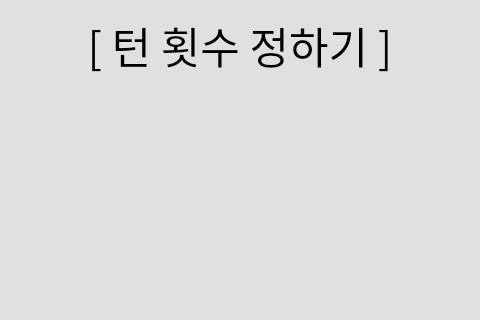
<?xml version="1.0" encoding="UTF-8"?>
<ui version="4.0">
 <class>MainWindow</class>
 <widget class="QMainWindow" name="MainWindow">
  <property name="geometry">
   <rect>
    <x>0</x>
    <y>0</y>
    <width>480</width>
    <height>320</height>
   </rect>
  </property>
  <property name="windowTitle">
   <string>MainWindow</string>
  </property>
  <property name="styleSheet">
   <string notr="true">background-color: rgb(224, 224, 224);</string>
  </property>
  <widget class="QWidget" name="centralwidget">
   <widget class="QPushButton" name="btn_blueturn">
    <property name="geometry">
     <rect>
      <x>165</x>
      <y>110</y>
      <width>150</width>
      <height>150</height>
     </rect>
    </property>
    <property name="font">
     <font>
      <family>NanumSquareRound</family>
      <pointsize>48</pointsize>
      <weight>75</weight>
      <bold>true</bold>
     </font>
    </property>
    <property name="focusPolicy">
     <enum>Qt::NoFocus</enum>
    </property>
    <property name="styleSheet">
     <string notr="true">background-color: rgb(224, 224, 224);

border: none;</string>
    </property>
    <property name="text">
     <string/>
    </property>
   </widget>
   <widget class="QLabel" name="lb_blueturn">
    <property name="geometry">
     <rect>
      <x>0</x>
      <y>10</y>
      <width>480</width>
      <height>71</height>
     </rect>
    </property>
    <property name="font">
     <font>
      <family>NanumSquareRound</family>
      <pointsize>32</pointsize>
      <weight>50</weight>
      <bold>false</bold>
     </font>
    </property>
    <property name="styleSheet">
     <string notr="true">color:rgb(0, 0, 0)</string>
    </property>
    <property name="text">
     <string>[ 턴 횟수 정하기 ]</string>
    </property>
    <property name="alignment">
     <set>Qt::AlignCenter</set>
    </property>
   </widget>
  </widget>
 </widget>
 <resources/>
 <connections/>
</ui>
